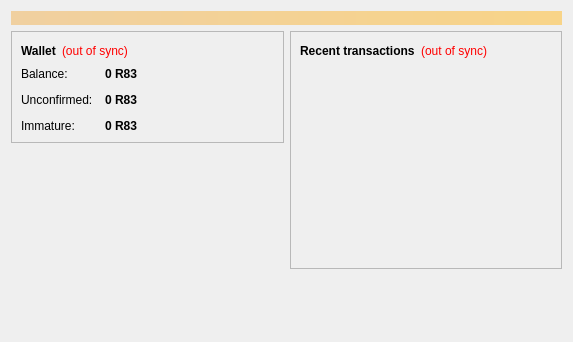
<?xml version="1.0" encoding="UTF-8"?>
<ui version="4.0">
 <class>OverviewPage</class>
 <widget class="QWidget" name="OverviewPage">
  <property name="geometry">
   <rect>
    <x>0</x>
    <y>0</y>
    <width>573</width>
    <height>342</height>
   </rect>
  </property>
  <property name="windowTitle">
   <string>Form</string>
  </property>
  <layout class="QVBoxLayout" name="topLayout">
   <item>
    <widget class="QLabel" name="labelAlerts">
     <property name="visible">
      <bool>false</bool>
     </property>
     <property name="styleSheet">
      <string notr="true">background-color: qlineargradient(x1: 0, y1: 0, x2: 1, y2: 0, stop:0 #F0D0A0, stop:1 #F8D488); color:#000000;</string>
     </property>
     <property name="wordWrap">
      <bool>true</bool>
     </property>
     <property name="margin">
      <number>3</number>
     </property>
    </widget>
   </item>
   <item>
    <layout class="QHBoxLayout" name="horizontalLayout" stretch="1,1">
     <item>
      <layout class="QVBoxLayout" name="verticalLayout_2">
       <item>
        <widget class="QFrame" name="frame">
         <property name="frameShape">
          <enum>QFrame::StyledPanel</enum>
         </property>
         <property name="frameShadow">
          <enum>QFrame::Raised</enum>
         </property>
         <layout class="QVBoxLayout" name="verticalLayout_4">
          <item>
           <layout class="QHBoxLayout" name="horizontalLayout_4">
            <item>
             <widget class="QLabel" name="label_5">
              <property name="font">
               <font>
                <weight>75</weight>
                <bold>true</bold>
               </font>
              </property>
              <property name="text">
               <string>Wallet</string>
              </property>
             </widget>
            </item>
            <item>
             <widget class="QLabel" name="labelWalletStatus">
              <property name="toolTip">
               <string>The displayed information may be out of date. Your wallet automatically synchronizes with the RETROCOIN83 network after a connection is established, but this process has not completed yet.</string>
              </property>
              <property name="styleSheet">
               <string notr="true">QLabel { color: red; }</string>
              </property>
              <property name="text">
               <string notr="true">(out of sync)</string>
              </property>
              <property name="alignment">
               <set>Qt::AlignLeading|Qt::AlignLeft|Qt::AlignVCenter</set>
              </property>
             </widget>
            </item>
            <item>
             <spacer name="horizontalSpacer_2">
              <property name="orientation">
               <enum>Qt::Horizontal</enum>
              </property>
              <property name="sizeHint" stdset="0">
               <size>
                <width>40</width>
                <height>20</height>
               </size>
              </property>
             </spacer>
            </item>
           </layout>
          </item>
          <item>
           <layout class="QFormLayout" name="formLayout_2">
            <property name="fieldGrowthPolicy">
             <enum>QFormLayout::AllNonFixedFieldsGrow</enum>
            </property>
            <property name="horizontalSpacing">
             <number>12</number>
            </property>
            <property name="verticalSpacing">
             <number>12</number>
            </property>
            <item row="0" column="0">
             <widget class="QLabel" name="label">
              <property name="text">
               <string>Balance:</string>
              </property>
             </widget>
            </item>
            <item row="0" column="1">
             <widget class="QLabel" name="labelBalance">
              <property name="font">
               <font>
                <weight>75</weight>
                <bold>true</bold>
               </font>
              </property>
              <property name="cursor">
               <cursorShape>IBeamCursor</cursorShape>
              </property>
              <property name="toolTip">
               <string>Your current balance</string>
              </property>
              <property name="text">
               <string notr="true">0 R83</string>
              </property>
              <property name="textInteractionFlags">
               <set>Qt::LinksAccessibleByMouse|Qt::TextSelectableByKeyboard|Qt::TextSelectableByMouse</set>
              </property>
             </widget>
            </item>
            <item row="1" column="0">
             <widget class="QLabel" name="label_3">
              <property name="text">
               <string>Unconfirmed:</string>
              </property>
             </widget>
            </item>
            <item row="1" column="1">
             <widget class="QLabel" name="labelUnconfirmed">
              <property name="font">
               <font>
                <weight>75</weight>
                <bold>true</bold>
               </font>
              </property>
              <property name="cursor">
               <cursorShape>IBeamCursor</cursorShape>
              </property>
              <property name="toolTip">
               <string>Total of transactions that have yet to be confirmed, and do not yet count toward the current balance</string>
              </property>
              <property name="text">
               <string notr="true">0 R83</string>
              </property>
              <property name="textInteractionFlags">
               <set>Qt::LinksAccessibleByMouse|Qt::TextSelectableByKeyboard|Qt::TextSelectableByMouse</set>
              </property>
             </widget>
            </item>
            <item row="2" column="0">
             <widget class="QLabel" name="labelImmatureText">
              <property name="text">
               <string>Immature:</string>
              </property>
             </widget>
            </item>
            <item row="2" column="1">
             <widget class="QLabel" name="labelImmature">
              <property name="font">
               <font>
                <weight>75</weight>
                <bold>true</bold>
               </font>
              </property>
              <property name="toolTip">
               <string>Mined balance that has not yet matured</string>
              </property>
              <property name="text">
               <string notr="true">0 R83</string>
              </property>
              <property name="textInteractionFlags">
               <set>Qt::LinksAccessibleByMouse|Qt::TextSelectableByKeyboard|Qt::TextSelectableByMouse</set>
              </property>
             </widget>
            </item>
           </layout>
          </item>
         </layout>
        </widget>
       </item>
       <item>
        <spacer name="verticalSpacer">
         <property name="orientation">
          <enum>Qt::Vertical</enum>
         </property>
         <property name="sizeHint" stdset="0">
          <size>
           <width>20</width>
           <height>40</height>
          </size>
         </property>
        </spacer>
       </item>
      </layout>
     </item>
     <item>
      <layout class="QVBoxLayout" name="verticalLayout_3">
       <item>
        <widget class="QFrame" name="frame_2">
         <property name="frameShape">
          <enum>QFrame::StyledPanel</enum>
         </property>
         <property name="frameShadow">
          <enum>QFrame::Raised</enum>
         </property>
         <layout class="QVBoxLayout" name="verticalLayout">
          <item>
           <layout class="QHBoxLayout" name="horizontalLayout_2">
            <item>
             <widget class="QLabel" name="label_4">
              <property name="text">
               <string>&lt;b&gt;Recent transactions&lt;/b&gt;</string>
              </property>
             </widget>
            </item>
            <item>
             <widget class="QLabel" name="labelTransactionsStatus">
              <property name="toolTip">
               <string>The displayed information may be out of date. Your wallet automatically synchronizes with the RETROCOIN83 network after a connection is established, but this process has not completed yet.</string>
              </property>
              <property name="styleSheet">
               <string notr="true">QLabel { color: red; }</string>
              </property>
              <property name="text">
               <string notr="true">(out of sync)</string>
              </property>
              <property name="alignment">
               <set>Qt::AlignRight|Qt::AlignTrailing|Qt::AlignVCenter</set>
              </property>
             </widget>
            </item>
            <item>
             <spacer name="horizontalSpacer">
              <property name="orientation">
               <enum>Qt::Horizontal</enum>
              </property>
              <property name="sizeHint" stdset="0">
               <size>
                <width>40</width>
                <height>20</height>
               </size>
              </property>
             </spacer>
            </item>
           </layout>
          </item>
          <item>
           <widget class="QListView" name="listTransactions">
            <property name="styleSheet">
             <string notr="true">QListView { background: transparent; }</string>
            </property>
            <property name="frameShape">
             <enum>QFrame::NoFrame</enum>
            </property>
            <property name="verticalScrollBarPolicy">
             <enum>Qt::ScrollBarAlwaysOff</enum>
            </property>
            <property name="horizontalScrollBarPolicy">
             <enum>Qt::ScrollBarAlwaysOff</enum>
            </property>
            <property name="selectionMode">
             <enum>QAbstractItemView::NoSelection</enum>
            </property>
           </widget>
          </item>
         </layout>
        </widget>
       </item>
       <item>
        <spacer name="verticalSpacer_2">
         <property name="orientation">
          <enum>Qt::Vertical</enum>
         </property>
         <property name="sizeHint" stdset="0">
          <size>
           <width>20</width>
           <height>40</height>
          </size>
         </property>
        </spacer>
       </item>
      </layout>
     </item>
    </layout>
   </item>
  </layout>
 </widget>
 <resources/>
 <connections/>
</ui>
